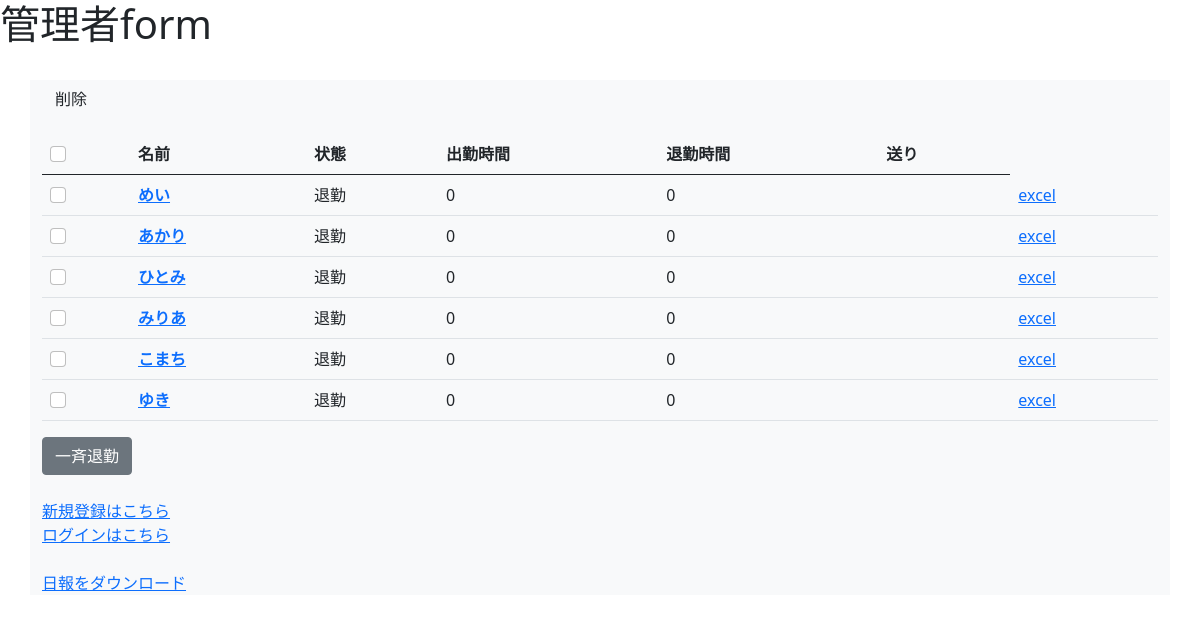
/adminform, run on an earlier commit of the app's database.
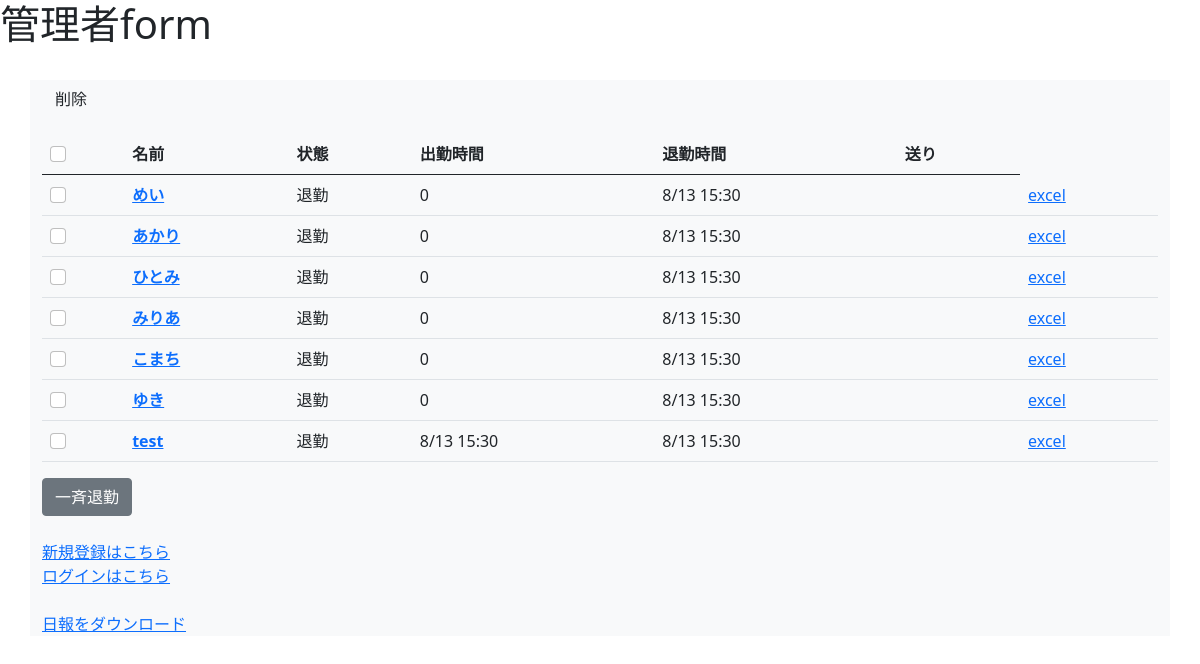
And on a later commit of the database.
### attendance/models.py (models this page shows, shortened)
class Account(models.Model):
    user = models.OneToOneField(User, on_delete=models.CASCADE)
    is_working = models.BooleanField(default=False)
    start_time = models.DateTimeField(verbose_name="開始時間")
    end_time = models.DateTimeField(verbose_name="終了時間")
    start_overtime = models.CharField(max_length=20, null=True)
    end_overtime = models.CharField(max_length=20, null=True)
    earnings = models.IntegerField(default=0)
    is_sending = models.BooleanField(default=False)
    staff_drink = models.IntegerField(default=0)
    staff_bottle = models.IntegerField(default=0)
    debt = models.IntegerField(default=0)
    back = models.IntegerField(default=0)

### attendance/views.py (the view, shortened to what this page needs)
# urls.py: path("adminform", views.AdminFrom.as_view(), name="AdminForm"),
class AdminFrom(ListView):
    model = Account
    template_name = "attendance/admin_form.html"
    def get(self, request):
        return super().get(request)

### templates/attendance/admin_form.html (shortened to what this page needs)
{% extends "attendance/DB5_base.html" %}
{% block body %}
<header><h1>管理者form</h1></header>
<br>
<div class="container bg-light"><form action="{% url 'AdminForm' %}" method="post">
  <input type="submit" class=btn btn-primary value="削除">
    <table class="table caption-top">
        <caption></caption>
        <thead>
          <tr>
            <th>
              <label><input class="form-check-input" type="checkbox" id="all"></label>
            </th>
            <th scope="col">名前</th>
            <th scope="col">状態</th>
            <th scope="col">出勤時間</th>
            <th scope="col">退勤時間</th>
            <th scope="col">送り</th>
          </tr>
        </thead>
        <tbody>
        {% for account in object_list %}
            <tr><div>
            {% if not account.user.username == "admin" %}
                <th scope="row">
                  <label><input class="form-check-input" type="checkbox" name="chk" value="{{account.pk}}"></label>
                  </th>
                <th scope="row">
                <a href="{% url 'Edit' pk=account.pk %}">{{account.user}}
                </a>
                </th>
                {% if account.is_working %}<td>出勤</td>
                {% else %}<td>退勤</td>{% endif %}
                <td>{{account.start_overtime}}</td>
                <td>{{account.end_overtime}}</td>
                <td>
                </td>
                <td>
                    <a href="{% url 'PopExcel' pk=account.pk %}" target="_blank" rel="noreferrer noopener">excel</a>
                </td>
            {% endif %}
            </div>
            </tr>
        {% endfor %}
        </tbody>
      </table>
      <button type="submit" class="btn btn-secondary me-md-2" name="all_leave">一斉退勤</button><br><br>
      <a href="{% url 'Register' %}">新規登録はこちら</a><br>
      <a href="{% url 'Login' %}">ログインはこちら</a><br><br>
      <a href="{% url 'Daily' %}">日報をダウンロード</a>
 </form></div>
{% endblock body %}

What changed in the data, as far as the page shows it:
changed Account "めい": end_overtime "0" → "8/13 15:30"
changed Account "あかり": end_overtime "0" → "8/13 15:30"
changed Account "ひとみ": end_overtime "0" → "8/13 15:30"
changed Account "みりあ": end_overtime "0" → "8/13 15:30"
changed Account "こまち": end_overtime "0" → "8/13 15:30"
changed Account "ゆき": end_overtime "0" → "8/13 15:30"
added Account: user "test", is_working "退勤", start_overtime "8/13 15:30", end_overtime "8/13 15:30"
